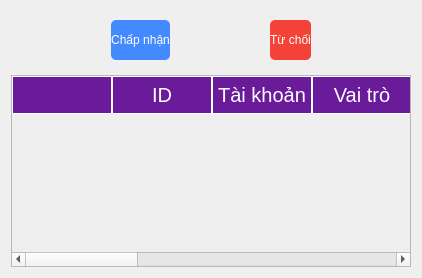
      <widget class="QWidget" name="NewRegistrations">
       <attribute name="title">
        <string>Quản lý đăng ký mới</string>
       </attribute>
       <layout class="QGridLayout" name="gridLayout_4">
        <item row="0" column="0">
         <layout class="QHBoxLayout" name="horizontalLayout_3" stretch="1,1">
          <property name="spacing">
           <number>100</number>
          </property>
          <property name="leftMargin">
           <number>100</number>
          </property>
          <property name="topMargin">
           <number>9</number>
          </property>
          <property name="rightMargin">
           <number>100</number>
          </property>
          <property name="bottomMargin">
           <number>9</number>
          </property>
          <item>
           <widget class="QPushButton" name="Agree">
            <property name="cursor">
             <cursorShape>PointingHandCursor</cursorShape>
            </property>
            <property name="styleSheet">
             <string notr="true">QPushButton{
	height: 40px;
	border-width: 0px;
	border-radius: 5px;
	background-color: #448AFF;
	color: #fff;
	outline: none;
	font: 15pt &quot;Myriad Pro Cond&quot;;
}
QPushButton:hover{
	background-color: #82B1FF;
}</string>
            </property>
            <property name="text">
             <string>Chấp nhận</string>
            </property>
           </widget>
          </item>
          <item>
           <widget class="QPushButton" name="Deny">
            <property name="cursor">
             <cursorShape>PointingHandCursor</cursorShape>
            </property>
            <property name="styleSheet">
             <string notr="true">QPushButton{
	height: 40px;
	border-width: 0px;
	border-radius: 5px;
	background-color: #F44336;
	color: #fff;
	outline: none;
	font: 15pt &quot;Myriad Pro Cond&quot;;
}
QPushButton:hover{
	background-color: #EF5350;
}</string>
            </property>
            <property name="text">
             <string>Từ chối</string>
            </property>
           </widget>
          </item>
         </layout>
        </item>
        <item row="1" column="0">
         <widget class="QTableWidget" name="registrationTable">
          <property name="cursor" stdset="0">
           <cursorShape>ArrowCursor</cursorShape>
          </property>
          <property name="styleSheet">
           <string notr="true">QHeaderView::section {
    background-color: #6A1B9A;
	padding: 4px;
    border: 1px solid #fff;
	color: #fff;
    font-size: 15pt;
	font-family: &quot;Myriad Pro Cond&quot;;
}

QTableWidget {
	background-color: #eee;
    gridline-color: #fffff8;
    font-size: 15pt;
}

QTableWidget QTableCornerButton::section {
    background-color: #646464;
    border: 1px solid #fffff8;
}
</string>
          </property>
          <property name="editTriggers">
           <set>QAbstractItemView::NoEditTriggers</set>
          </property>
          <property name="selectionBehavior">
           <enum>QAbstractItemView::SelectRows</enum>
          </property>
          <property name="sortingEnabled">
           <bool>true</bool>
          </property>
          <attribute name="horizontalHeaderHighlightSections">
           <bool>false</bool>
          </attribute>
          <attribute name="horizontalHeaderStretchLastSection">
           <bool>true</bool>
          </attribute>
          <attribute name="verticalHeaderVisible">
           <bool>false</bool>
          </attribute>
          <column>
           <property name="text">
            <string/>
           </property>
          </column>
          <column>
           <property name="text">
            <string>ID</string>
           </property>
          </column>
          <column>
           <property name="text">
            <string>Tài khoản</string>
           </property>
          </column>
          <column>
           <property name="text">
            <string>Vai trò</string>
           </property>
          </column>
          <column>
           <property name="text">
            <string>Họ và tên</string>
           </property>
          </column>
          <column>
           <property name="text">
            <string>Ngày đăng ký</string>
           </property>
          </column>
          <column>
           <property name="text">
            <string>Giới tính</string>
           </property>
          </column>
          <column>
           <property name="text">
            <string>Ngày sinh</string>
           </property>
          </column>
          <column>
           <property name="text">
            <string>Email</string>
           </property>
          </column>
          <column>
           <property name="text">
            <string>Địa chỉ</string>
           </property>
          </column>
         </widget>
        </item>
       </layout>
      </widget>
